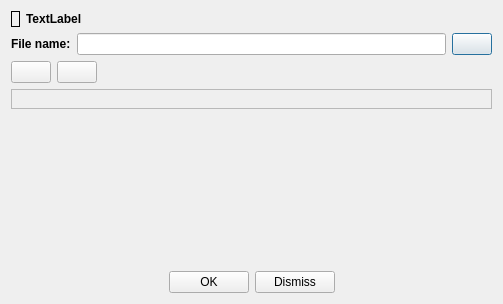
<?xml version="1.0" encoding="UTF-8"?>
<ui version="4.0">
 <class>TriadsEditorDialog</class>
 <widget class="QDialog" name="TriadsEditorDialog">
  <property name="geometry">
   <rect>
    <x>0</x>
    <y>0</y>
    <width>503</width>
    <height>304</height>
   </rect>
  </property>
  <property name="windowTitle">
   <string>Dialog</string>
  </property>
  <layout class="QVBoxLayout" name="verticalLayout">
   <item>
    <layout class="QHBoxLayout" name="horizontalLayout_3">
     <item>
      <widget class="QLabel" name="lblIcon">
       <property name="frameShape">
        <enum>QFrame::Box</enum>
       </property>
       <property name="text">
        <string/>
       </property>
      </widget>
     </item>
     <item>
      <widget class="QLabel" name="lblCaption">
       <property name="sizePolicy">
        <sizepolicy hsizetype="MinimumExpanding" vsizetype="Preferred">
         <horstretch>0</horstretch>
         <verstretch>0</verstretch>
        </sizepolicy>
       </property>
       <property name="text">
        <string>&lt;html&gt;&lt;head/&gt;&lt;body&gt;&lt;p&gt;&lt;span style=&quot; font-weight:600;&quot;&gt;TextLabel&lt;/span&gt;&lt;/p&gt;&lt;/body&gt;&lt;/html&gt;</string>
       </property>
      </widget>
     </item>
    </layout>
   </item>
   <item>
    <layout class="QHBoxLayout" name="horizontalLayout_2">
     <item>
      <widget class="QLabel" name="lblFileName">
       <property name="text">
        <string>&lt;html&gt;&lt;head/&gt;&lt;body&gt;&lt;p&gt;&lt;span style=&quot; font-weight:600;&quot;&gt;File name:&lt;/span&gt;&lt;/p&gt;&lt;/body&gt;&lt;/html&gt;</string>
       </property>
      </widget>
     </item>
     <item>
      <widget class="QLineEdit" name="txtFileName"/>
     </item>
     <item>
      <widget class="QPushButton" name="btnSave">
       <property name="toolTip">
        <string>Save file</string>
       </property>
       <property name="text">
        <string/>
       </property>
       <property name="icon">
        <iconset resource="resources.qrc">
         <normaloff>:/icons/save16</normaloff>:/icons/save16</iconset>
       </property>
      </widget>
     </item>
    </layout>
   </item>
   <item>
    <layout class="QHBoxLayout" name="horizontalLayout">
     <item>
      <widget class="QPushButton" name="btnAdd">
       <property name="toolTip">
        <string>Add triplet</string>
       </property>
       <property name="text">
        <string/>
       </property>
       <property name="icon">
        <iconset resource="resources.qrc">
         <normaloff>:/icons/zoomin</normaloff>:/icons/zoomin</iconset>
       </property>
      </widget>
     </item>
     <item>
      <widget class="QPushButton" name="btnRemove">
       <property name="toolTip">
        <string>Remove triplet</string>
       </property>
       <property name="text">
        <string/>
       </property>
       <property name="icon">
        <iconset resource="resources.qrc">
         <normaloff>:/icons/zoomout</normaloff>:/icons/zoomout</iconset>
       </property>
      </widget>
     </item>
     <item>
      <spacer name="horizontalSpacer_3">
       <property name="orientation">
        <enum>Qt::Horizontal</enum>
       </property>
       <property name="sizeHint" stdset="0">
        <size>
         <width>40</width>
         <height>20</height>
        </size>
       </property>
      </spacer>
     </item>
    </layout>
   </item>
   <item>
    <widget class="QFrame" name="frmTriplets">
     <property name="sizePolicy">
      <sizepolicy hsizetype="Preferred" vsizetype="Preferred">
       <horstretch>0</horstretch>
       <verstretch>0</verstretch>
      </sizepolicy>
     </property>
     <property name="frameShape">
      <enum>QFrame::StyledPanel</enum>
     </property>
     <property name="frameShadow">
      <enum>QFrame::Raised</enum>
     </property>
     <layout class="QGridLayout" name="gridLayout"/>
    </widget>
   </item>
   <item>
    <spacer name="verticalSpacer">
     <property name="orientation">
      <enum>Qt::Vertical</enum>
     </property>
     <property name="sizeHint" stdset="0">
      <size>
       <width>20</width>
       <height>40</height>
      </size>
     </property>
    </spacer>
   </item>
   <item>
    <layout class="QHBoxLayout" name="horizontalLayout_4">
     <item>
      <spacer name="horizontalSpacer">
       <property name="orientation">
        <enum>Qt::Horizontal</enum>
       </property>
       <property name="sizeHint" stdset="0">
        <size>
         <width>40</width>
         <height>20</height>
        </size>
       </property>
      </spacer>
     </item>
     <item>
      <widget class="QPushButton" name="btnOK">
       <property name="text">
        <string>OK</string>
       </property>
      </widget>
     </item>
     <item>
      <widget class="QPushButton" name="btnDismiss">
       <property name="text">
        <string>Dismiss</string>
       </property>
      </widget>
     </item>
     <item>
      <spacer name="horizontalSpacer_2">
       <property name="orientation">
        <enum>Qt::Horizontal</enum>
       </property>
       <property name="sizeHint" stdset="0">
        <size>
         <width>40</width>
         <height>20</height>
        </size>
       </property>
      </spacer>
     </item>
    </layout>
   </item>
  </layout>
 </widget>
 <resources>
  <include location="resources.qrc"/>
 </resources>
 <connections>
  <connection>
   <sender>btnDismiss</sender>
   <signal>clicked()</signal>
   <receiver>TriadsEditorDialog</receiver>
   <slot>reject()</slot>
   <hints>
    <hint type="sourcelabel">
     <x>329</x>
     <y>293</y>
    </hint>
    <hint type="destinationlabel">
     <x>342</x>
     <y>353</y>
    </hint>
   </hints>
  </connection>
  <connection>
   <sender>btnSave</sender>
   <signal>clicked()</signal>
   <receiver>TriadsEditorDialog</receiver>
   <slot>onSave()</slot>
   <hints>
    <hint type="sourcelabel">
     <x>483</x>
     <y>46</y>
    </hint>
    <hint type="destinationlabel">
     <x>432</x>
     <y>67</y>
    </hint>
   </hints>
  </connection>
  <connection>
   <sender>btnRemove</sender>
   <signal>clicked()</signal>
   <receiver>TriadsEditorDialog</receiver>
   <slot>onRemoveTriplet()</slot>
   <hints>
    <hint type="sourcelabel">
     <x>59</x>
     <y>79</y>
    </hint>
    <hint type="destinationlabel">
     <x>124</x>
     <y>76</y>
    </hint>
   </hints>
  </connection>
  <connection>
   <sender>btnAdd</sender>
   <signal>clicked()</signal>
   <receiver>TriadsEditorDialog</receiver>
   <slot>onAddTriplet()</slot>
   <hints>
    <hint type="sourcelabel">
     <x>17</x>
     <y>79</y>
    </hint>
    <hint type="destinationlabel">
     <x>5</x>
     <y>117</y>
    </hint>
   </hints>
  </connection>
  <connection>
   <sender>btnOK</sender>
   <signal>clicked()</signal>
   <receiver>TriadsEditorDialog</receiver>
   <slot>onOK()</slot>
   <hints>
    <hint type="sourcelabel">
     <x>203</x>
     <y>285</y>
    </hint>
    <hint type="destinationlabel">
     <x>105</x>
     <y>280</y>
    </hint>
   </hints>
  </connection>
 </connections>
 <slots>
  <slot>onAddTriplet()</slot>
  <slot>onRemoveTriplet()</slot>
  <slot>onSave()</slot>
  <slot>onOK()</slot>
 </slots>
</ui>
